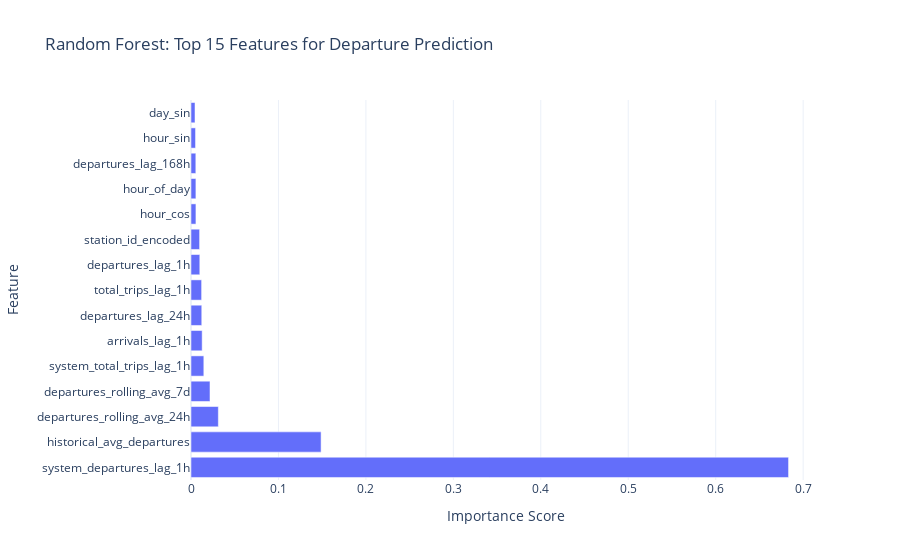

Notebook cell for this chart:
### Code cell
# Feature importance
feature_importance_rf = pd.DataFrame({
	'feature': feature_cols,
	'importance': rf_model.feature_importances_
}).sort_values('importance', ascending=False)

print("\nTop 15 Most Important Features (Random Forest - Departures):")
print(feature_importance_rf.head(15))

fig = px.bar(
	feature_importance_rf.head(15),
	x='importance',
	y='feature',
	orientation='h',
	title='Random Forest: Top 15 Features for Departure Prediction',
	labels={'importance': 'Importance Score', 'feature': 'Feature'},
	template='plotly_white'
)
fig.show()

### Figure 1 — Plotly figure (JSON) as saved in the notebook; plotly's stock layout.template omitted (floating-point values rounded to 4 significant figures)
{"data": [{"hovertemplate": "Importance Score=%{x}<br>Feature=%{y}<extra></extra>", "legendgroup": "", "marker": {"color": "#636efa", "pattern": {"shape": ""}}, "name": "", "orientation": "h", "showlegend": false, "textposition": "auto", "type": "bar", "x": [0.6833, 0.1488, 0.03125, 0.0217, 0.01466, 0.01276, 0.01229, 0.01213, 0.01006, 0.009827, 0.005633, 0.005603, 0.005513, 0.00518, 0.00458], "xaxis": "x", "y": ["system_departures_lag_1h", "historical_avg_departures", "departures_rolling_avg_24h", "departures_rolling_avg_7d", "system_total_trips_lag_1h", "arrivals_lag_1h", "departures_lag_24h", "total_trips_lag_1h", "departures_lag_1h", "station_id_encoded", "hour_cos", "hour_of_day", "departures_lag_168h", "hour_sin", "day_sin"], "yaxis": "y"}], "layout": {"barmode": "relative", "legend": {"tracegroupgap": 0}, "title": {"text": "Random Forest: Top 15 Features for Departure Prediction"}, "xaxis": {"anchor": "y", "domain": [0, 1], "title": {"text": "Importance Score"}}, "yaxis": {"anchor": "x", "domain": [0, 1], "title": {"text": "Feature"}}}}
